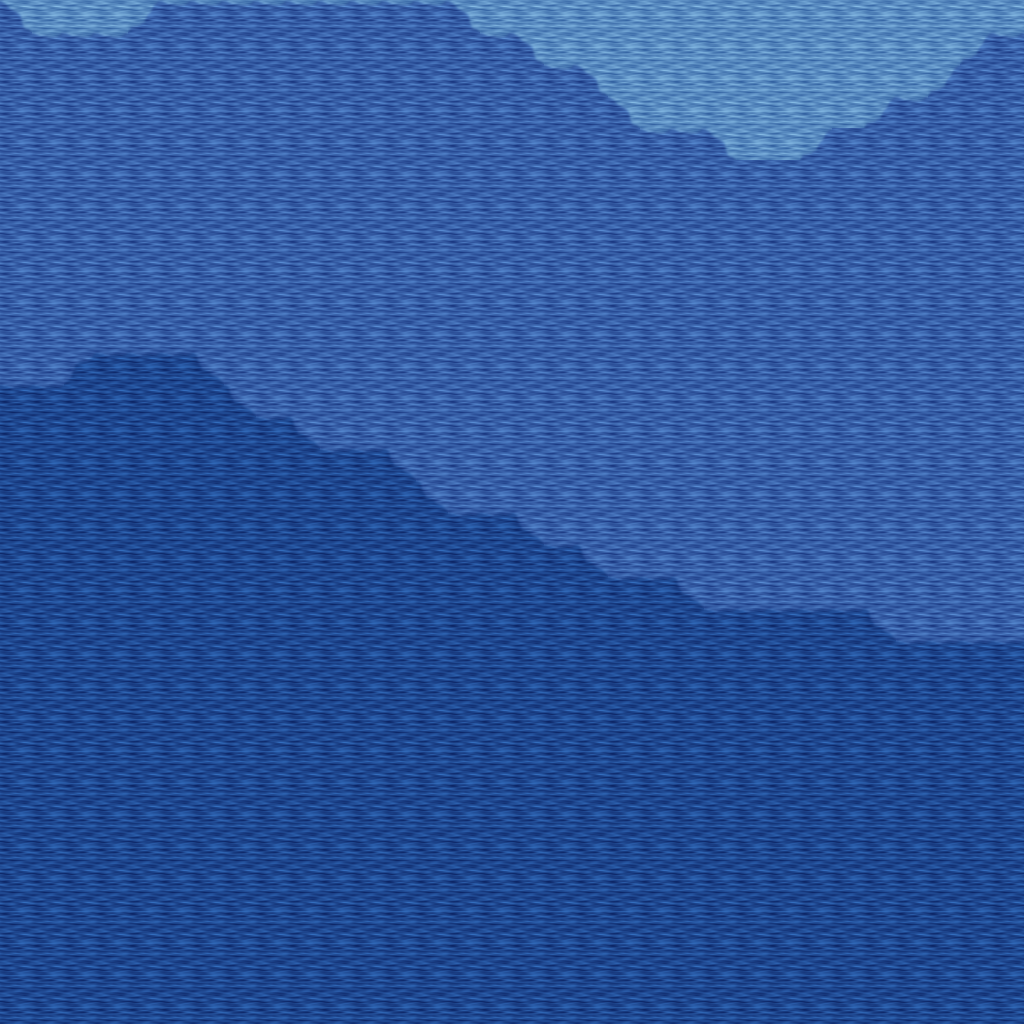

The image is a tile-based game level rendered from a .tmx file. Its description and source (layers, tilesets, objects; grid data summarised) follow:
An orthogonal 32x32 tile map with 32x32 px tiles, 5 tile layers (Ground, Objects, Objects2, Above, ...), 1 hidden layer not drawn, 27 tilesets.

<map version="1.10" tiledversion="1.11.0" orientation="orthogonal" renderorder="right-down" width="32" height="32" tilewidth="32" tileheight="32" infinite="0" nextlayerid="11" nextobjectid="1">
 <tileset firstgid="1" name="ground_ground" tilewidth="32" tileheight="32" tilecount="33" columns="3">
  <image source="../drawable/ground_ground.png" width="96" height="352" />
 </tileset>
 <tileset firstgid="34" name="ground_water_pool" tilewidth="32" tileheight="32" tilecount="72" columns="3">
  <image source="../drawable/ground_water_pool.png" width="96" height="768" />
 </tileset>
 <tileset firstgid="106" name="ground_water_pool_corners" tilewidth="32" tileheight="32" tilecount="72" columns="3">
  <image source="../drawable/ground_water_pool_corners.png" width="96" height="768" />
 </tileset>
 <tileset firstgid="178" name="ground_grass_corners" tilewidth="32" tileheight="32" tilecount="24" columns="6">
  <image source="../drawable/ground_grass_corners.png" width="192" height="128" />
 </tileset>
 <tileset firstgid="202" name="ground_grass_edges" tilewidth="32" tileheight="32" tilecount="36" columns="12">
  <image source="../drawable/ground_grass_edges.png" width="384" height="96" />
 </tileset>
 <tileset firstgid="238" name="plant_grasses" tilewidth="32" tileheight="32" tilecount="6" columns="3">
  <image source="../drawable/plant_grasses.png" width="96" height="64" />
 </tileset>
 <tileset firstgid="244" name="building_wall_wood" tilewidth="32" tileheight="32" tilecount="16" columns="4">
  <image source="../drawable/building_wall_wood.png" width="128" height="128" />
 </tileset>
 <tileset firstgid="260" name="plant_flower_daisy_white" tilewidth="32" tileheight="32" tilecount="8" columns="2">
  <image source="../drawable/plant_flower_daisy_white.png" width="64" height="128" />
 </tileset>
 <tileset firstgid="268" name="building_fence_fence_chunky" tilewidth="32" tileheight="32" tilecount="21" columns="3">
  <image source="../drawable/building_fence_fence_chunky.png" width="96" height="224" />
 </tileset>
 <tileset firstgid="289" name="building_door_door_n" tilewidth="32" tileheight="32" tilecount="6" columns="3">
  <image source="../drawable/building_door_door_n.png" width="96" height="64" />
 </tileset>
 <tileset firstgid="295" name="logic_creature_animal" tilewidth="32" tileheight="32" tilecount="32" columns="8">
  <image source="../drawable/logic_creature_animal.png" width="256" height="128" />
 </tileset>
 <tileset firstgid="327" name="logic_collision" tilewidth="32" tileheight="32" tilecount="1" columns="1">
  <image source="../drawable/logic_collision.png" width="32" height="32" />
 </tileset>
 <tileset firstgid="328" name="ground_water_pool_deep" tilewidth="32" tileheight="32" tilecount="72" columns="3">
  <image source="../drawable/ground_water_pool_deep.png" width="96" height="768" />
 </tileset>
 <tileset firstgid="400" name="plant_tree_palm_trees" tilewidth="32" tileheight="32" tilecount="40" columns="4">
  <image source="../drawable/plant_tree_palm_trees.png" width="128" height="320" />
 </tileset>
 <tileset firstgid="440" name="furniture_chair_bench_wooden" tilewidth="32" tileheight="32" tilecount="8" columns="2">
  <image source="../drawable/furniture_chair_bench_wooden.png" width="64" height="128" />
 </tileset>
 <tileset firstgid="448" name="building_outhouse" tilewidth="32" tileheight="32" tilecount="12" columns="3">
  <image source="../drawable/building_outhouse.png" width="96" height="128" />
 </tileset>
 <tileset firstgid="460" name="furniture_table_vendors_table" tilewidth="32" tileheight="32" tilecount="35" columns="7">
  <image source="../drawable/furniture_table_vendors_table.png" width="224" height="160" />
 </tileset>
 <tileset firstgid="495" name="logic_item_fruits" tilewidth="32" tileheight="32" tilecount="16" columns="8">
  <image source="../drawable/logic_item_fruits.png" width="256" height="64" />
 </tileset>
 <tileset firstgid="511" name="plant_tree_banana_tree" tilewidth="32" tileheight="32" tilecount="40" columns="4">
  <image source="../drawable/plant_tree_banana_tree.png" width="128" height="320" />
 </tileset>
 <tileset firstgid="551" name="furniture_light_small_lamp" tilewidth="32" tileheight="32" tilecount="4" columns="4">
  <image source="../drawable/furniture_light_small_lamp.png" width="128" height="32" />
 </tileset>
 <tileset firstgid="555" name="light_dim_yellow_light_5x5" tilewidth="32" tileheight="32" tilecount="25" columns="5">
  <image source="../drawable/light_dim_yellow_light_5x5.png" width="160" height="160" />
 </tileset>
 <tileset firstgid="580" name="furniture_light_roots_lamp" tilewidth="32" tileheight="32" tilecount="6" columns="2">
  <image source="../drawable/furniture_light_roots_lamp.png" width="64" height="96" />
 </tileset>
 <tileset firstgid="586" name="light_dim_yellow_light_7x5" tilewidth="32" tileheight="32" tilecount="35" columns="7">
  <image source="../drawable/light_dim_yellow_light_7x5.png" width="224" height="160" />
 </tileset>
 <tileset firstgid="621" name="light_yellow_light_5x5" tilewidth="32" tileheight="32" tilecount="25" columns="5">
  <image source="../drawable/light_yellow_light_5x5.png" width="160" height="160" />
 </tileset>
 <tileset firstgid="646" name="ground_sand_1" tilewidth="32" tileheight="32" tilecount="10" columns="2">
  <image source="../drawable/ground_sand_1.png" width="64" height="160" />
 </tileset>
 <tileset firstgid="656" name="ground_sand_2" tilewidth="32" tileheight="32" tilecount="15" columns="5">
  <image source="../drawable/ground_sand_2.png" width="160" height="96" />
 </tileset>
 <tileset firstgid="671" name="logic_creature_reptile" tilewidth="32" tileheight="32" tilecount="7" columns="7">
  <image source="../drawable/logic_creature_reptile.png" width="224" height="32" />
 </tileset>
 <layer id="1" name="Ground" width="32" height="32">
  <data>[1024 cells, 1024 non-empty, 9 distinct tile ids]</data>
 </layer>
 <layer id="2" name="Objects" width="32" height="32">
  <data>[1024 cells, 0 non-empty, 0 distinct tile ids]</data>
 </layer>
 <layer id="3" name="Objects2" width="32" height="32">
  <data>[1024 cells, 0 non-empty, 0 distinct tile ids]</data>
 </layer>
 <layer id="4" name="Above" width="32" height="32">
  <data>[1024 cells, 0 non-empty, 0 distinct tile ids]</data>
 </layer>
 <layer id="5" name="Above2" width="32" height="32">
  <data>[1024 cells, 0 non-empty, 0 distinct tile ids]</data>
 </layer>
 <layer id="6" name="Walkable" width="32" height="32" visible="0">
  <data>[1024 cells, 972 non-empty, 1 distinct tile ids]</data>
 </layer>
 <objectgroup id="7" name="Mapevents" />
 <objectgroup id="8" name="Spawn" />
 <objectgroup id="9" name="Keys" />
 <objectgroup id="10" name="Replace" />
</map>
